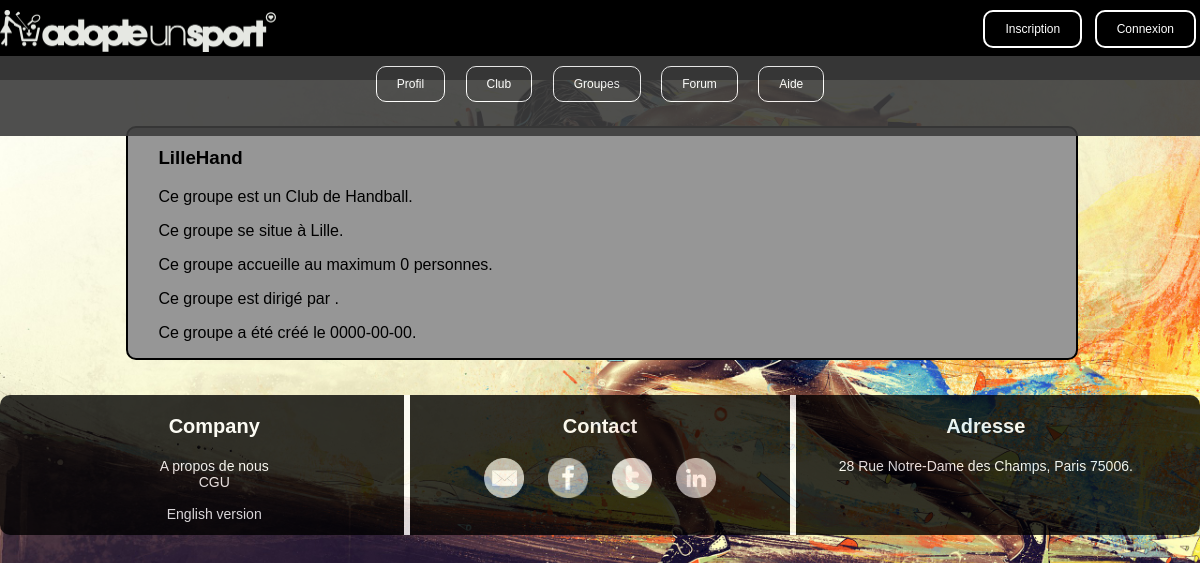
Screenshot of /pagemutableclub.php?Titreclub=LilleHand with the database file from the repository.
### tables this page shows
CREATE TABLE IF NOT EXISTS `club` (
  `Titre` varchar(255) NOT NULL,
  `Sport` varchar(255) NOT NULL,
  `Descriptif` varchar(5000) NOT NULL,
  `Zone_geographique` varchar(255) NOT NULL,
  `Nb_max_personnes` int(11) NOT NULL,
  `Photo` varchar(255) NOT NULL,
  `Pseudo_membre_createur` varchar(255) NOT NULL,
  `Date_creation` date NOT NULL,
  `Heure` time NOT NULL,
  PRIMARY KEY (`Titre`)
);

### pagemutableclub.php (the view, shortened to what this page needs)
<!DOCTYPE html>
<html>
	<head>
		<link href='assets/css/styleheaderfooter.css' rel='stylesheet' type='text/css' />
		<link href='assets/css/style.css' rel='stylesheet' type='text/css' />
	</head>
	<body>
		<header>
			<div class="container haut">
				<div class="connexion element"><a href="index.php"><img class="logosite" src="Images/adopteunsportnb.png" /></a></div>
				<div class="connexion droite element">
					<?php
						if (!isset($_SESSION['Pseudo'])) {
							?>
							<a href="inscription.php" class="button">Inscription</a>
							<a href="pageconnection.php" class="button">Connexion</a>
							<?php
						}
					?>
           		</div>
			</div>
			<div class="menu haut">
				<a href="membre.php" class="button2">Profil</a>
				<a href="clubs.php" class="button2">Club</a>
				<a href="groupes.php" class="button2">Groupes</a>
				<a href="forum.php" class="button2">Forum</a>
				<a href="faq.php" class="button2">Aide</a>
			</div>
		</header>
		<div class="detailclub">
			<h3><?php echo $_GET['Titreclub']; ?></h3>
			<?php
				try
					{
						$base = new PDO('mysql:host=localhost;dbname=app_info;charset=utf8', 'root', '');
					}
					catch(Exception $e)
					{
	        			die('Erreur : '.$e->getMessage());
					}
				$reponse = $base->query('SELECT Titre, Descriptif, Zone_geographique, Nb_max_personnes, Pseudo_membre_createur, Date_creation FROM club WHERE Titre="'.$_GET['Titreclub'].'"');
				while ($donnees = $reponse->fetch())
					{ ?>
						<p>Ce groupe est un <?php echo $donnees['Descriptif']; ?>.</p>
						<p>Ce groupe se situe à <?php echo $donnees['Zone_geographique']; ?>.</p>
						<p>Ce groupe accueille au maximum <?php echo $donnees['Nb_max_personnes']; ?> personnes.</p>
						<p>Ce groupe est dirigé par <?php echo $donnees['Pseudo_membre_createur']; ?>.</p>
						<p>Ce groupe a été créé le <?php echo $donnees['Date_creation']; ?>.</p>
					<?php
					}
					?><form method="post">
		</div>
		<footer>
			<div class="company bas">
				<h3>Company</h3>
				<a href="groupe6c.php" class="lienfootercompany">A propos de nous</a>
				<a href="cgu.php" class="lienfootercompany">CGU</a><br/>
				<a href="accueilen.php" class="lienfootercompany">English version</a>
			</div>
			<div class="espace bas">
			</div>
			<div class="contact bas">
				<h3>Contact</h3>
				<a href="mailto:tho-richard@sfr.fr" class="rsociaux mail"></a>
				<a href="https://www.facebook.com" class="rsociaux fb"></a>
				<a href="https://www.google.fr" class="rsociaux twitter"></a>
				<a href="https://www.google.fr" class="rsociaux linkedin"></a>
			</div>
			<div class="espace bas">
			</div>
			<div class="adresse bas">
				<h3>Adresse</h3>
				<p>28 Rue Notre-Dame des Champs, Paris 75006.</p>
			</div>
		</footer>
	</body>
</html>

### assets/css/styleheaderfooter.css (style rules this page uses)
.container { background-color: rgb(0,0,0); opacity: 1; border-radius: 0px; color: black; position: fixed; width:100%; height: 10%; margin-left: -8px; margin-right: -10px; margin-top: -8px; display: block; }
.menu { background-color: rgb(60,60,60); opacity: 0.9; position: fixed; margin-top: 4%; width:100%; height: 10%; margin-left: -8px; text-align: center; display: block; }
.logosite { height: 42px; width: 276px; margin-top: 10px; }
.connexion { display: inline-block; }
.droite { float: right; }
.button { background-color: rgb(0,0,0); border: solid white 2px; border-radius: 10px; color: white; padding: 10px 20px; text-align: center; text-decoration: none; display: inline-block; font-size: 12px; margin: 10px 4px; cursor: pointer; }
.button2 { background-color: rgb(60,60,60); border: solid white 1px; border-radius: 10px; color: white; padding: 10px 20px; text-align: center; text-decoration: none; display: inline-block; font-size: 12px; margin: 10px 8px; cursor: pointer; }
footer { position: relative; background-color: rgb(0,0,0); opacity: 0.8; color:white; text-align: center; border-radius: 10px; margin-left: -8px; margin-right: -8px; font-size: 14px; }
footer a { margin-right: 10px; margin-left: 10px; color: white; }
footer h3 { font-size: 20px; }
.bas { position: relative; display: inline-block; width: 25%; margin-left: 3%; margin-right: 3%; height: 140px; vertical-align: top; }
.espace { width: 0.5%; margin-left: 0%; margin-right: 0%; background-color: rgb(255,255,255); }
.lienfootercompany { display: block; }
.rsociaux { display: inline-block; height: 40px; width: 40px; }
.mail { background-image: url('Images/mailnb.png'); background-size: 100%; }
.fb { background-image: url('Images/fbnb1.png'); background-size: 100%; }
.twitter { background-image: url('Images/twitternb.png'); background-size: 100%; }
.linkedin { background-image: url('Images/linkedinnb.png'); background-size: 100%; }

### assets/css/style.css (style rules this page uses)
body { background-image : url('Images/course.jpeg'); background-size: 100%; background-repeat: no-repeat; background-attachment: fixed; display: block; color : black; font-family : "Verdana", cursive, sans-serif; }
a { color: black; text-decoration: none; }
.detailclub { display:inline-block; margin:10%; margin-bottom: 3%; width: 80%; border: solid black 2px; border-radius: 10px; background-color: rgb(150,150,150); text-indent: 30px; }

### rows the page displays
club: Descriptif "Club de Handball", Zone_geographique "Lille", Nb_max_personnes "0", Date_creation "0000-00-00"

### other values shown
$_GET['Titreclub'] "LilleHand"
